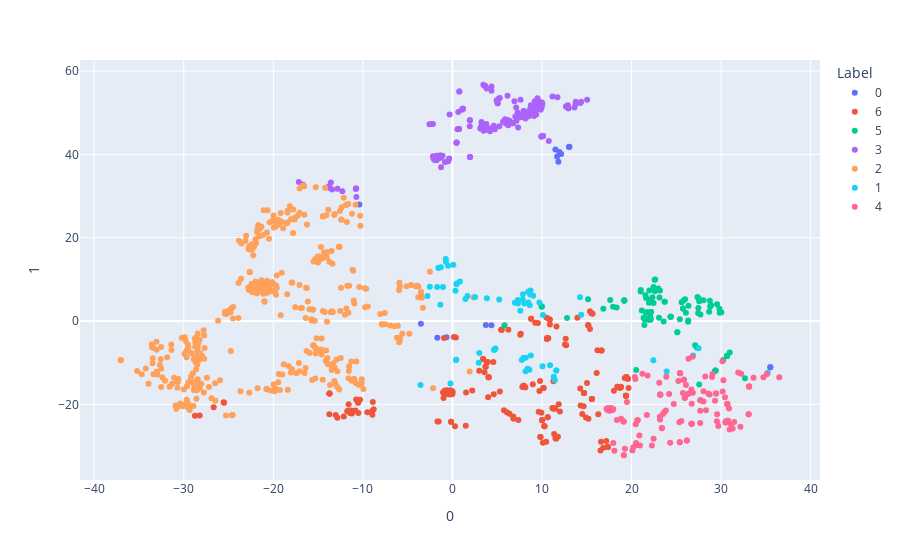

Notebook code for this chart:
### Code cell
tsne = TSNE(n_components=2, random_state=0)
projections = tsne.fit_transform(data_test.drop(columns=["Label"]))
fig = px.scatter(
    projections, x=0, y=1,
    color=data_test.Label.astype(str), labels={'color': 'Label'}
)
fig.show()

### Figure 1 — Plotly figure (JSON) as saved in the notebook; plotly's stock layout.template omitted (floating-point values rounded to 4 significant figures; data arrays with more than 128 entries replaced by an {"elided": "..."} marker saying what was removed)
{"data": [{"hovertemplate": "Label=0<br>0=%{x}<br>1=%{y}<extra></extra>", "legendgroup": "0", "marker": {"color": "#636efa", "symbol": "circle"}, "mode": "markers", "name": "0", "orientation": "v", "showlegend": true, "type": "scatter", "x": [-3.521, 11.83, 35.5, 11.69, 11.5, 3.737, -1.686, 35.49, 13.01, -0.6591, 4.357, -10.39, 11.95, 13.07, 12.13], "xaxis": "x", "y": [-0.6371, 38.26, -11.1, 39.51, 41.17, -0.9836, -4.05, -11.1, 41.77, -3.878, -1.042, 27.99, 40.55, 41.8, 40.06], "yaxis": "y"}, {"hovertemplate": "Label=6<br>0=%{x}<br>1=%{y}<extra></extra>", "legendgroup": "6", "marker": {"color": "#EF553B", "symbol": "circle"}, "mode": "markers", "name": "6", "orientation": "v", "showlegend": true, "type": "scatter", "x": {"elided": "185 float values"}, "xaxis": "x", "y": {"elided": "185 float values"}, "yaxis": "y"}, {"hovertemplate": "Label=5<br>0=%{x}<br>1=%{y}<extra></extra>", "legendgroup": "5", "marker": {"color": "#00cc96", "symbol": "circle"}, "mode": "markers", "name": "5", "orientation": "v", "showlegend": true, "type": "scatter", "x": [27.56, 27.36, 23.68, 5.811, 23.07, 27.69, 27.56, 27.44, 24.37, 20.52, 22.09, 25.75, 25.59, 22.45, 21.74, 19.19, 21.96, 22.34, 29.85, 22.64, 21.46, 15.15, 17.61, 28.67, 22.58, 25.11, 30.03, 26.31, 25.75, 24.37, 26.36, 23.12, 27.1, 22.17, 19.19, 29.37, 21.15, 25.83, 26.07, 22.09, 19.19, 28.03, 25.39, 30.24, 12.8, 21.02, 27.45, 27.29, 29.37, 30.66, 29.37, 21.56, 22.15, 21.95, 22.46, 22.17, 25.12, 23.72, 9.969, 30.66, 22.98, 25.99, 18.33, 9.968, 26.33, 21.49, 21.63, 22.09, 23.58, 28.74, 30.66, 22.61, 30.96, 21.58, 9.969, 27.5, 29.55, 28.89, 17.94, 29.81, 21.02, 28.78, 29.37, 21.44, 19.19, 21.35, 21.99, 24.37, 16.85, 32.67, 23.17], "xaxis": "x", "y": [-15.22, 5.737, 4.631, -0.9979, 0.7925, 1.555, 4.726, 1.933, 1.034, -11.76, 5.057, 2.986, 4.516, 8.132, 2.122, 4.893, 0.2215, 5.687, 1.985, 9.943, 0.8551, 5.241, 5.014, 2.193, 9.896, -2.697, 2.11, -0.201, 2.986, 1.034, 3.633, 5.667, -5.81, 2.167, 4.893, -11.91, 2.528, 4.909, 1.963, 0.8902, 4.893, 4.959, 0.4263, -9.364, 0.6925, 7.066, 3.107, -6.348, -11.91, -8.407, -11.91, 6.196, 0.3492, 4.405, 4.295, 2.167, -2.692, 4.62, 3.454, -8.407, 7.804, 5.233, 3.223, 3.454, 0.1051, 0.337, 5.513, 0.8913, -0.146, 4.855, -8.407, 7.121, -7.576, 2.034, 3.454, 5.414, 4.007, 3.759, 3.391, 2.931, 7.441, 3.476, -11.91, -0.9453, 4.893, 0.7294, 7.308, 1.034, 2.942, -13.77, 7.327], "yaxis": "y"}, {"hovertemplate": "Label=3<br>0=%{x}<br>1=%{y}<extra></extra>", "legendgroup": "3", "marker": {"color": "#ab63fa", "symbol": "circle"}, "mode": "markers", "name": "3", "orientation": "v", "showlegend": true, "type": "scatter", "x": {"elided": "132 float values"}, "xaxis": "x", "y": {"elided": "132 float values"}, "yaxis": "y"}, {"hovertemplate": "Label=2<br>0=%{x}<br>1=%{y}<extra></extra>", "legendgroup": "2", "marker": {"color": "#FFA15A", "symbol": "circle"}, "mode": "markers", "name": "2", "orientation": "v", "showlegend": true, "type": "scatter", "x": {"elided": "383 float values"}, "xaxis": "x", "y": {"elided": "383 float values"}, "yaxis": "y"}, {"hovertemplate": "Label=1<br>0=%{x}<br>1=%{y}<extra></extra>", "legendgroup": "1", "marker": {"color": "#19d3f3", "symbol": "circle"}, "mode": "markers", "name": "1", "orientation": "v", "showlegend": true, "type": "scatter", "x": [-3.566, 8.758, 0.3983, 8.178, -0.7216, 7.747, 10.9, 4.662, 11.31, 2.946, 11.6, 8.462, 8.467, 27.49, 8.029, -0.4746, 8.165, -0.2233, 23.92, 2.518, 26.88, 7.87, 4.663, -2.528, 3.845, 0.4599, 9.712, 10.06, 1.681, 3.002, 0.8323, 4.809, 8.634, 7.928, 7.578, 7.841, 0.3449, -2.791, 8.722, 0.4312, 0.4757, 7.308, 9.025, 22.44, -1.058, -0.7435, 14.25, -1.71, 10.1, 11.6, 8.394, 14.38, -1.35, 8.596, 8.683, 5.226, 35.21, 6.975, 7.315, 1.449, 11.44, 0.09924, -1.576, -1.291], "xaxis": "x", "y": [-15.35, -8.293, -9.35, -8.826, 14.18, -9.359, -10.64, -6.897, -13.36, -10.04, -11.88, 7.048, 4.422, -6.563, 4.189, 13.28, -12.03, -15.0, -12.1, 5.768, -8.261, 6.446, -6.897, 8.223, 5.453, 8.799, 4.469, -10.85, 6.031, -7.701, 9.453, -6.594, 3.807, -8.909, 2.449, 5.174, 7.253, 5.992, 7.297, -9.295, 8.976, 5.014, 6.078, -9.448, 8.164, 14.87, 5.678, 8.132, 1.457, -11.88, -11.49, 1.497, 3.921, -11.68, 6.352, 5.139, -12.39, 4.365, 4.213, 5.263, -14.16, 13.49, 12.74, 12.92], "yaxis": "y"}, {"hovertemplate": "Label=4<br>0=%{x}<br>1=%{y}<extra></extra>", "legendgroup": "4", "marker": {"color": "#FF6692", "symbol": "circle"}, "mode": "markers", "name": "4", "orientation": "v", "showlegend": true, "type": "scatter", "x": {"elided": "130 float values"}, "xaxis": "x", "y": {"elided": "130 float values"}, "yaxis": "y"}], "layout": {"legend": {"title": {"text": "Label"}, "tracegroupgap": 0}, "margin": {"t": 60}, "xaxis": {"anchor": "y", "domain": [0, 1], "title": {"text": "0"}}, "yaxis": {"anchor": "x", "domain": [0, 1], "title": {"text": "1"}}}}
